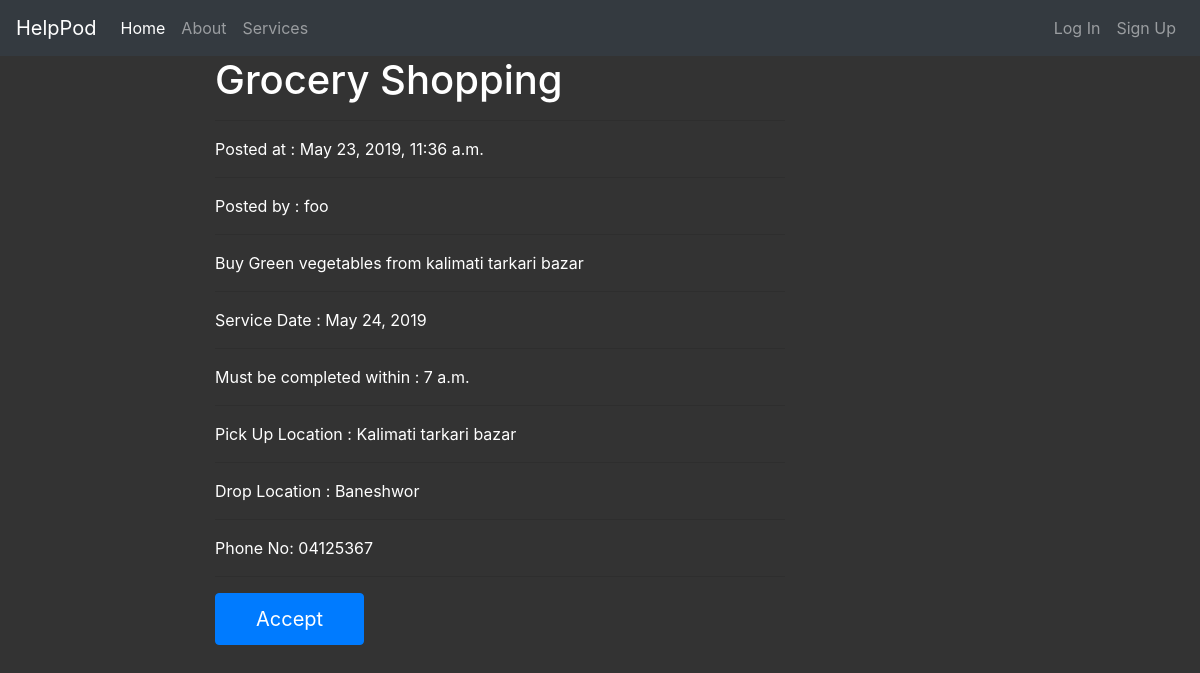
The page /7/detail/ on the database its author committed.
### insight/models.py (models this page shows, shortened)
class Task(models.Model):
    title = models.CharField(max_length=50)
    description = models.CharField(max_length=200)
    service_date=models.DateField()
    service_time=models.TimeField()
    pickup_location=models.CharField(max_length=100)
    drop_location=models.CharField(max_length=100)
    phone=models.CharField(max_length=10)
    user_name = models.CharField( max_length =100, default=None)
    timestamp = models.DateTimeField(auto_now_add=True, auto_now=False )
    class Meta:
        ordering = ["-timestamp"]

### insight/views.py (the view)
# urls.py: url(r'^(?P<id>\d+)/detail/$', task_detail,name='detail'),
def task_detail(request,id=None):
   instance =get_object_or_404(Task , id=id)
   context = {
      "title":instance.title,
      "instance":instance
   }
   return render(request,"task_detail.html",context)

### templates/task_detail.html (shortened to what this page needs)
{% extends "base.html"%}
{% load staticfiles %}
{% block content%}
<link href="{% static 'css/wallpaper.css' %}" rel="stylesheet">
<div class="col-md-6 offset-md-2" >
    <h1>
        {{ title }}
     </h1>  <hr>
     <p>
     Posted at : {{instance.timestamp}}  <br> <hr>
    Posted by : {{instance.user_name}}<br> <hr>
     {{instance.description}}  <br> <hr>
     Service Date : {{ instance.service_date}}<br><hr>
     Must be completed within : {{instance.service_time}} <br><hr>
     Pick Up Location : {{ instance.pickup_location}} <br> <hr>
     Drop Location : {{ instance.drop_location}} <br> <hr>
     Phone No: {{instance.phone}}<br><hr>
     <a href='{% url "accept" id=instance.id %}' class="btn btn-primary" role="button" id="mybutton" >Accept</a>
    </p>
</div>
{% endblock content%}

### static/css/mycss.css (style rules this page uses)
#mybutton { padding: 10px 40px; font-size: 20px }

### static/css/wallpaper.css (style rules this page uses)
body { margin: 0; padding: 0; background-image: url("../img/wallpaper.png"); background-size: 100% 110%; color:#fff; background-repeat: no-repeat; }

### rows shown on the page
Task: title "Grocery Shopping", timestamp "May 23, 2019, 11:36 a.m.", user_name "foo", description "Buy Green vegetables from kalimati tarkari bazar", service_date "May 24, 2019", service_time "7 a.m.", pickup_location "Kalimati tarkari bazar", drop_location "Baneshwor", phone "04125367"
